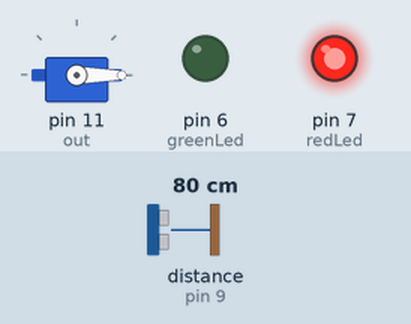
Recording of a sketch running on a simulated Arduino Uno, built with avr-gcc and run on an emulated ATmega328P. On the bench: servo, output pins drawn as LEDs (lit = HIGH). Wiring (inferred from the names in the program): ultrasonic range finder: trigger pin 10; echo pin 9. The inputs (shaded band) are chosen by the test bench; at power-on: distance to the obstacle (sensor on pin 9) 80 cm. The echo pulse lasts 58.3 µs per cm; pins used as bus, display or sensor lines are not drawn.

Above: at 1.2 s.
1.3 s: distance to the obstacle (sensor on pin 9) set to 17 cm
2.8 s: distance to the obstacle (sensor on pin 9) set to 14 cm
At 3.5 s:
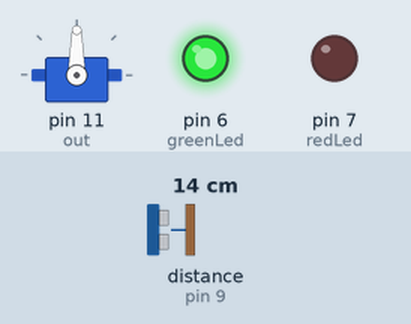
4.3 s: distance to the obstacle (sensor on pin 9) set to 18 cm
At 4.8 s:
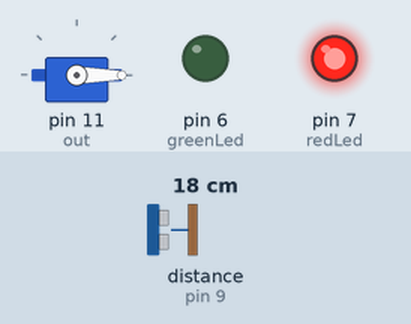
5.8 s: distance to the obstacle (sensor on pin 9) set to 2 cm
At 6.4 s:
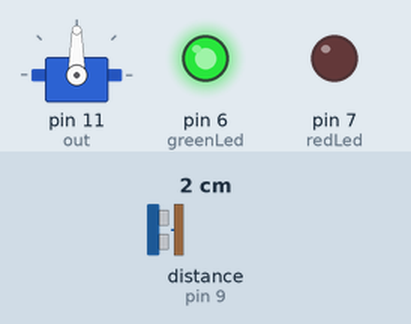
Timing chart, 0 to 8.4 s (numbered marks = the images above; inputs shaded):
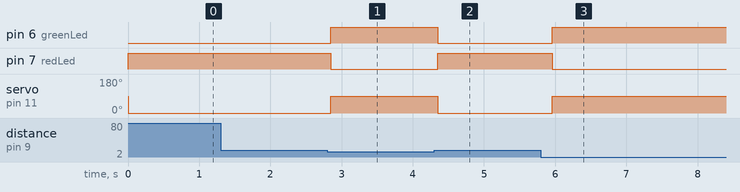

The sketch:

BLKLab_PRJ53_Mo_Cua_Tu_Dong_Voi_Cam_Bien_Sieu_Am_Va_Arduino.ino
```cpp
#include <Servo.h>         //Thư viện điều khiển servo
Servo myServo;             //Khởi tạo servo
int out = 11,              //Khai báo chân nhận tín hiệu đầu ra cho servo
    openTime=1500;         //Thời gian mở cửa sau khi ngưng phát hiện vật thể
int greenLed=6;            //Chân điều khiển đèn xanh(khi cửa mở)
int redLed=7;              //Chân điều khiển đèn đỏ (khi cửa đóng)
int trig=10,echo=9;        //Khai báo chân phát và thu tín hiệu của cảm biến
void setup() {
  myServo.attach(out);
  pinMode(trig,OUTPUT);
  pinMode(echo,INPUT);
  pinMode(greenLed,OUTPUT);
  pinMode(redLed,OUTPUT);
  }

void loop() {
  digitalWrite(trig,0);                             //Tắt chân phát tín hiệu khi bắt đầu chương trình
  delayMicroseconds(2);                             //Nghỉ 2 micro giây
  digitalWrite(trig,1);                             //Bật chân phát tín hiệu siêu âm trong 10 micro giây
  delayMicroseconds(10);
  digitalWrite(trig,0);                             //Ngắt tín hiệu phát
  long time = pulseIn(echo, HIGH);                  //Đọc thời gian chân echo nhận được tín hiệu từ chân trig dội về
  float kc=((time*0.0343)/2);                       //Dùng công thức vận tốc âm thanh tính ra khoảng cách từ cảm biến đến vật cản
  if(kc<=15){
    myServo.write(90);                              //Nếu có người đến gần (<15cm) ->mở cửa bằng servo, bật đèn xanh
    digitalWrite(greenLed,1);
    digitalWrite(redLed,0);
    delay(openTime);                                //Thời gian cửa mở sau khi đã đi qua
  }
  else{
    digitalWrite(greenLed,0);                       //Nếu không phát hiện gì, bật đèn đỏ, nghỉ 0.2 giây sau mỗi lần quét
    digitalWrite(redLed,1);
    myServo.write(0);
    delay(200);
  }
}
```

Measured:
- the behaviour switches between 16 and 15 cm on distance to the obstacle (sensor on pin 9) (found by bisection; images 0 and 1)
- after the input at 1.3 s, every drawn part: stays the same
- after the input at 2.8 s, pin 6 (greenLed): LOW → HIGH after 0.05 s; pin 7 (redLed): HIGH → LOW after 0.05 s; servo on pin 11 (out): 0° → 90° after 0.05 s
- after the input at 4.3 s, pin 6 (greenLed): HIGH → LOW after 0.05 s; pin 7 (redLed): LOW → HIGH after 0.05 s; servo on pin 11 (out): 90° → 0° after 0.05 s
- after the input at 5.8 s, pin 6 (greenLed): LOW → HIGH after 0.16 s; pin 7 (redLed): HIGH → LOW after 0.16 s; servo on pin 11 (out): 0° → 90° after 0.16 s
